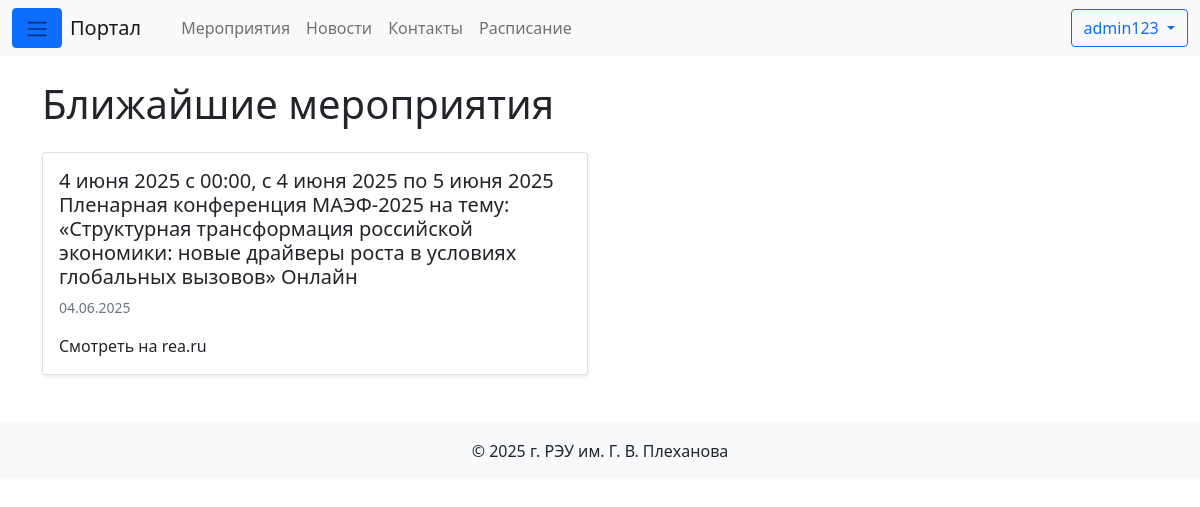
The page /events/ (signed in) on the database its author committed.
### portal/models.py (models this page shows, shortened)
class Event(models.Model):
    title       = models.CharField(_("Название"), max_length=200)
    description = models.TextField(_("Описание"), blank=True)
    start_time  = models.DateTimeField(_("Дата и время начала"))
    end_time    = models.DateTimeField(
        _("Дата и время окончания"), null=True, blank=True
    )
    created     = models.DateTimeField(_("Создано"), auto_now_add=True)
    class Meta:
        ordering = ["start_time"]
        verbose_name = _("Мероприятие")
        verbose_name_plural = _("Мероприятия")

### portal/views.py (the view)
# urls.py: path("events/", EventListView.as_view(), name="events"),
class EventListView(ListView):
    model = Event
    template_name = "portal/events.html"
    context_object_name = "event_list"
    paginate_by = 10
    def get_queryset(self):
        return (
            Event.objects
            .filter(start_time__gte=timezone.now())
            .order_by("start_time")
        )

### templates/portal/events.html (shortened to what this page needs)
{% extends "base.html" %}
{% block content %}
<h1 class="mb-4">Ближайшие мероприятия</h1>
<div class="row row-cols-1 row-cols-md-2 g-4">
{% for ev in event_list %}
  <div class="col">
    <article class="card h-100 shadow-sm">
      <div class="card-body">
        <h5 class="card-title">
          <a href="{% url 'portal:event_detail' ev.pk %}"
             class="stretched-link text-decoration-none link-dark">
            {{ ev.title }}
          </a>
        </h5>
        <p class="card-text small text-muted">
          {{ ev.start_time|date:"d.m.Y" }}
        </p>
        <p class="card-text">
          {{ ev.description|striptags|truncatewords:40 }}
        </p>
      </div>
    </article>
  </div>
{% empty %}
  <p class="text-muted">Пока нет мероприятий.</p>
{% endfor %}
</div>
{% endblock %}

### templates/base.html (shortened to what this page needs)
<!DOCTYPE html>
{% load static %}
<html lang="ru">
<head>
  <link href="https://cdn.jsdelivr.net/npm/bootstrap@5.0.2/dist/css/bootstrap.min.css" rel="stylesheet">
  <link href="https://cdn.jsdelivr.net/npm/bootstrap-icons@1.10.5/font/bootstrap-icons.css" rel="stylesheet">
</head>
<body>
<nav class="navbar navbar-expand-lg navbar-light bg-light">
  <div class="container-fluid">
    <button class="btn btn-primary me-2" data-bs-toggle="offcanvas" data-bs-target="#offcanvasMenu">
      <span class="navbar-toggler-icon"></span>
    </button>
    <a class="navbar-brand" href="{% url 'portal:home' %}">Портал</a>
    <div class="collapse navbar-collapse">
      <ul class="navbar-nav ms-3">
        <li class="nav-item"><a class="nav-link" href="{% url 'portal:events' %}">Мероприятия</a></li>
        <li class="nav-item"><a class="nav-link" href="{% url 'portal:news' %}">Новости</a></li>
        <li class="nav-item"><a class="nav-link" href="{% url 'portal:contacts' %}">Контакты</a></li>
        {% if user.is_authenticated %}
          <li class="nav-item"><a class="nav-link" href="{% url 'portal:schedule' %}">Расписание</a></li>
        {% endif %}
      </ul>
    </div>
    <div class="ms-auto">
      {% if user.is_authenticated %}
        <div class="dropdown d-inline">
          <button class="btn btn-outline-primary dropdown-toggle"
                  id="userMenu" data-bs-toggle="dropdown">
            {{ user.get_full_name|default:user.username }}
          </button>
        </div>
      {% else %}
        <a class="btn btn-outline-primary me-2" href="{% url 'portal:login' %}?next={{ request.path }}">Войти</a>
        <a class="btn btn-success" href="{% url 'portal:signup' %}?next={{ request.path }}">Регистрация</a>
      {% endif %}
    </div>
  </div>
</nav>
<div class="container mt-4">
  {% block content %}{% endblock %}
</div>
<footer class="bg-light text-center py-3 mt-5">
  © 2025 г. РЭУ им. Г. В. Плеханова
</footer>
</body>
</html>

### rows shown on the page
Event: title "4 июня 2025 c 00:00, c 4 июня 2025 по 5 июня 2025 Пленарная конференция МАЭФ-2025 на тему: «Структурная трансформация российской экономики: новые драйверы роста в условиях глобальных вызовов» Онлайн", start_time "04.06.2025", description "Смотреть на rea.ru"

### other values the page prints
{{ user.get_full_name|default:user.username }} "admin123"
